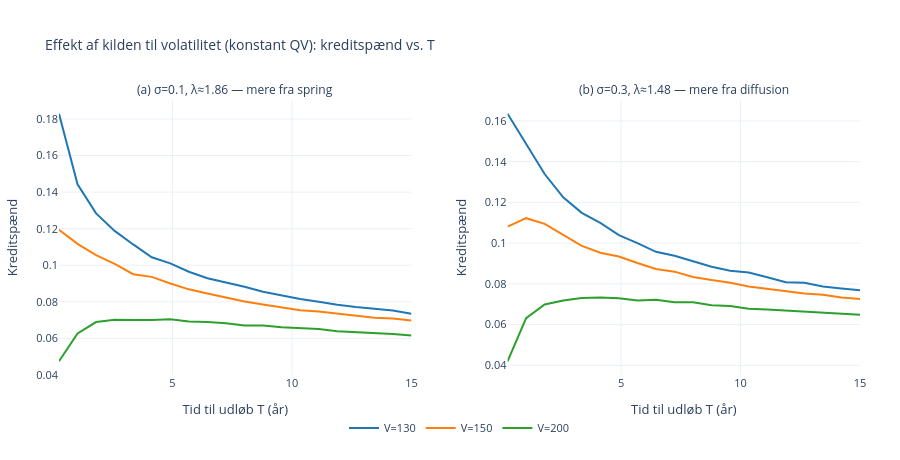

Notebook code for this chart:
### Markdown cell above
### Eksperiment: kilden til volatilitet 

Vi holder den **samlede kvadratvariation** konstant (QV = σ² + λ·E[(log Y)²] = σ² + λ(γ²+δ²)) og skifter mellem mere volatilitet fra **diffusion** (høj σ, lav λ) og mere fra **spring** (lav σ, høj λ). Graferne viser kreditspænd (total gæld) som funktion af tid til udløb for V = 130, 150, 200.

### Code cell
from plotly.subplots import make_subplots

# Samme γ, δ i begge scenarier; QV = σ² + λ(γ²+δ²) holdes konstant
gamma_fig = np.log(0.8)
delta_fig = 0.4
var_jump = gamma_fig**2 + delta_fig**2   # E[(log Y)²]
QV_target = 0.4

# (a) Lav diffusion-volatilitet → mere fra spring
sigma_a = 0.1
lam_a = (QV_target - sigma_a**2) / var_jump

# (b) Høj diffusion-volatilitet → mindre fra spring
sigma_b = 0.3
lam_b = (QV_target - sigma_b**2) / var_jump

k_fig = np.exp(gamma_fig + 0.5 * delta_fig**2) - 1

def spread_total_debt_jump(V, DS, DJ, r, sigma, lam, gamma, delta, T, n_paths=40_000, seed=None):
    """Kreditspænd for total gæld (senior + junior), face = DS+DJ."""
    if T <= 0:
        return np.nan
    B_s = price_senior_jump(V, DS, DJ, r, sigma, lam, gamma, delta, T, n_paths, seed)
    B_j = price_junior_jump(V, DS, DJ, r, sigma, lam, gamma, delta, T, n_paths, (seed + 1000) if seed is not None else None)
    B = B_s + B_j
    D = DS + DJ
    if B <= 0:
        return np.inf
    return max(0.0, -np.log(B / D) / T - r)

T_fig = np.linspace(0.25, 15, 20)
V_fig = [130, 150, 200]
n_mc = 40_000

def compute_curves(sigma_val, lam_val, seed_base):
    curves = {}
    for V in V_fig:
        curves[V] = [spread_total_debt_jump(V, DS, DJ, r, sigma_val, lam_val, gamma_fig, delta_fig, t, n_mc, seed=seed_base + V + int(t*10)) for t in T_fig]
    return curves

curves_a = compute_curves(sigma_a, lam_a, 100)
curves_b = compute_curves(sigma_b, lam_b, 500)

# Samme farve per V i begge paneler
colors_V = {130: "#1f77b4", 150: "#ff7f0e", 200: "#2ca02c"}

fig_exp = make_subplots(
    rows=1, cols=2,
    subplot_titles=(
        f"(a) σ={sigma_a}, λ≈{lam_a:.2f} — mere fra spring",
        f"(b) σ={sigma_b}, λ≈{lam_b:.2f} — mere fra diffusion",
    ),
    horizontal_spacing=0.12,
)

for V in V_fig:
    fig_exp.add_trace(
        go.Scatter(
            x=T_fig, y=curves_a[V], mode="lines", name=f"V={V}",
            line=dict(width=2, color=colors_V[V]), legendgroup=f"V{V}",
        ),
        row=1, col=1,
    )
for V in V_fig:
    fig_exp.add_trace(
        go.Scatter(
            x=T_fig, y=curves_b[V], mode="lines", name=f"V={V}",
            line=dict(width=2, color=colors_V[V]), legendgroup=f"V{V}", showlegend=False,
        ),
        row=1, col=2,
    )

fig_exp.update_xaxes(title_text="Tid til udløb T (år)", row=1, col=1)
fig_exp.update_xaxes(title_text="Tid til udløb T (år)", row=1, col=2)
fig_exp.update_yaxes(title_text="Kreditspænd", row=1, col=1)
fig_exp.update_yaxes(title_text="Kreditspænd", row=1, col=2)
fig_exp.update_layout(
    title=dict(text="Effekt af kilden til volatilitet (konstant QV): kreditspænd vs. T", font=dict(size=14)),
    template="plotly_white",
    height=460,
    margin=dict(t=100, b=85, l=55, r=40),
    showlegend=True,
    legend=dict(orientation="h", yanchor="top", y=-0.14, xanchor="center", x=0.5, font=dict(size=11)),
    font=dict(size=11),
)
fig_exp.update_annotations(font=dict(size=12))
fig_exp.show()

### Figure 1 — Plotly figure (JSON) as saved in the notebook; plotly's stock layout.template omitted (floating-point values rounded to 4 significant figures)
{"data": [{"legendgroup": "V130", "line": {"color": "#1f77b4", "width": 2}, "mode": "lines", "name": "V=130", "type": "scatter", "x": [0.25, 1.026, 1.803, 2.579, 3.355, 4.132, 4.908, 5.684, 6.461, 7.237, 8.013, 8.789, 9.566, 10.34, 11.12, 11.89, 12.67, 13.45, 14.22, 15.0], "xaxis": "x", "y": [0.1828, 0.1443, 0.1284, 0.1188, 0.1114, 0.1044, 0.101, 0.09645, 0.09291, 0.09064, 0.08819, 0.08556, 0.08347, 0.08159, 0.08009, 0.07838, 0.07715, 0.0762, 0.07524, 0.07343], "yaxis": "y"}, {"legendgroup": "V150", "line": {"color": "#ff7f0e", "width": 2}, "mode": "lines", "name": "V=150", "type": "scatter", "x": [0.25, 1.026, 1.803, 2.579, 3.355, 4.132, 4.908, 5.684, 6.461, 7.237, 8.013, 8.789, 9.566, 10.34, 11.12, 11.89, 12.67, 13.45, 14.22, 15.0], "xaxis": "x", "y": [0.1194, 0.1117, 0.1055, 0.1008, 0.09512, 0.09364, 0.09004, 0.08683, 0.08453, 0.08253, 0.08014, 0.07859, 0.07692, 0.07535, 0.07468, 0.0734, 0.07234, 0.07124, 0.07088, 0.06976], "yaxis": "y"}, {"legendgroup": "V200", "line": {"color": "#2ca02c", "width": 2}, "mode": "lines", "name": "V=200", "type": "scatter", "x": [0.25, 1.026, 1.803, 2.579, 3.355, 4.132, 4.908, 5.684, 6.461, 7.237, 8.013, 8.789, 9.566, 10.34, 11.12, 11.89, 12.67, 13.45, 14.22, 15.0], "xaxis": "x", "y": [0.04749, 0.06269, 0.06894, 0.07025, 0.07011, 0.07007, 0.07049, 0.06923, 0.06902, 0.06825, 0.06704, 0.06711, 0.0661, 0.0655, 0.06515, 0.06395, 0.06341, 0.06307, 0.06242, 0.06156], "yaxis": "y"}, {"legendgroup": "V130", "line": {"color": "#1f77b4", "width": 2}, "mode": "lines", "name": "V=130", "showlegend": false, "type": "scatter", "x": [0.25, 1.026, 1.803, 2.579, 3.355, 4.132, 4.908, 5.684, 6.461, 7.237, 8.013, 8.789, 9.566, 10.34, 11.12, 11.89, 12.67, 13.45, 14.22, 15.0], "xaxis": "x2", "y": [0.1635, 0.1487, 0.1339, 0.1225, 0.1149, 0.1099, 0.1039, 0.1, 0.09573, 0.09377, 0.09096, 0.08839, 0.08646, 0.08555, 0.08326, 0.08082, 0.08055, 0.07869, 0.07772, 0.07687], "yaxis": "y2"}, {"legendgroup": "V150", "line": {"color": "#ff7f0e", "width": 2}, "mode": "lines", "name": "V=150", "showlegend": false, "type": "scatter", "x": [0.25, 1.026, 1.803, 2.579, 3.355, 4.132, 4.908, 5.684, 6.461, 7.237, 8.013, 8.789, 9.566, 10.34, 11.12, 11.89, 12.67, 13.45, 14.22, 15.0], "xaxis": "x2", "y": [0.1081, 0.1123, 0.1095, 0.1042, 0.09866, 0.09527, 0.09346, 0.09024, 0.08728, 0.086, 0.0834, 0.08191, 0.08055, 0.07872, 0.07759, 0.07654, 0.07528, 0.07463, 0.07326, 0.07259], "yaxis": "y2"}, {"legendgroup": "V200", "line": {"color": "#2ca02c", "width": 2}, "mode": "lines", "name": "V=200", "showlegend": false, "type": "scatter", "x": [0.25, 1.026, 1.803, 2.579, 3.355, 4.132, 4.908, 5.684, 6.461, 7.237, 8.013, 8.789, 9.566, 10.34, 11.12, 11.89, 12.67, 13.45, 14.22, 15.0], "xaxis": "x2", "y": [0.042, 0.06316, 0.0699, 0.0718, 0.07309, 0.07333, 0.07298, 0.0718, 0.07225, 0.07102, 0.07092, 0.06956, 0.06912, 0.06783, 0.06746, 0.06696, 0.0663, 0.06612, 0.06531, 0.06481], "yaxis": "y2"}], "layout": {"annotations": [{"font": {"size": 12}, "showarrow": false, "text": "(a) σ=0.1, λ≈1.86 — mere fra spring", "x": 0.22, "xanchor": "center", "xref": "paper", "y": 1, "yanchor": "bottom", "yref": "paper"}, {"font": {"size": 12}, "showarrow": false, "text": "(b) σ=0.3, λ≈1.48 — mere fra diffusion", "x": 0.78, "xanchor": "center", "xref": "paper", "y": 1, "yanchor": "bottom", "yref": "paper"}], "font": {"size": 11}, "height": 460, "legend": {"font": {"size": 11}, "orientation": "h", "x": 0.5, "xanchor": "center", "y": -0.14, "yanchor": "top"}, "margin": {"b": 85, "l": 55, "r": 40, "t": 100}, "showlegend": true, "title": {"font": {"size": 14}, "text": "Effekt af kilden til volatilitet (konstant QV): kreditspænd vs. T"}, "xaxis": {"anchor": "y", "domain": [0, 0.44], "title": {"text": "Tid til udløb T (år)"}}, "xaxis2": {"anchor": "y2", "domain": [0.56, 1], "title": {"text": "Tid til udløb T (år)"}}, "yaxis": {"anchor": "x", "domain": [0, 1], "title": {"text": "Kreditspænd"}}, "yaxis2": {"anchor": "x2", "domain": [0, 1], "title": {"text": "Kreditspænd"}}}}
